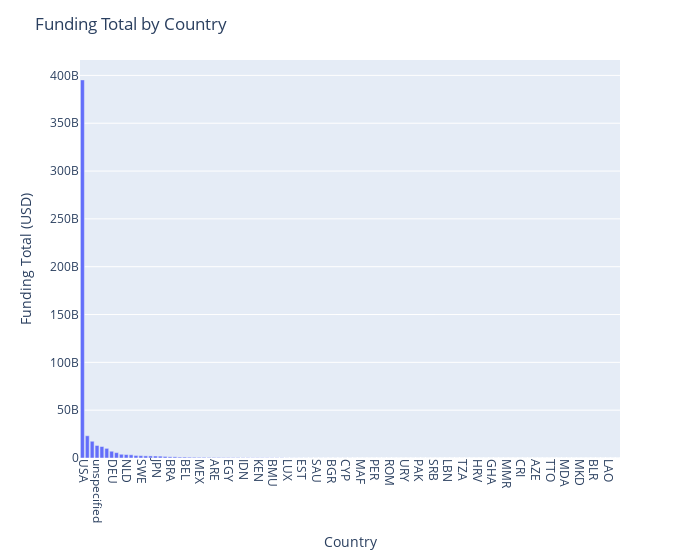

The cell this chart's notebook holds for it:
### Markdown cell above
### What are the `funding totals by country`?

### Code cell
# Calculate funding total by country
funding_by_country = data.groupby('country_code')['funding_total_usd'].sum().sort_values(ascending=False)

# Create a bar plot using Plotly
fig = px.bar(x=funding_by_country.index, y=funding_by_country.values)

# Set the plot title and axis labels
fig.update_layout(title='Funding Total by Country', xaxis_title='Country', yaxis_title='Funding Total (USD)')

# Rotate x-axis labels for better readability
fig.update_xaxes(tickangle=90)

# Adjust the width of the figure
fig.update_layout(width=700)

# Display the plot
fig.show()

### Figure 1 — Plotly figure (JSON) as saved in the notebook; plotly's stock layout.template omitted (floating-point values rounded to 4 significant figures)
{"data": [{"alignmentgroup": "True", "hovertemplate": "x=%{x}<br>y=%{y}<extra></extra>", "legendgroup": "", "marker": {"color": "#636efa", "pattern": {"shape": ""}}, "name": "", "offsetgroup": "", "orientation": "v", "showlegend": false, "textposition": "auto", "type": "bar", "x": ["USA", "CHN", "GBR", "unspecified", "IND", "CAN", "DEU", "ISR", "FRA", "NLD", "ESP", "RUS", "SWE", "CHE", "IRL", "JPN", "AUS", "SGP", "BRA", "MYS", "FIN", "BEL", "DNK", "ITA", "MEX", "KOR", "TWN", "ARE", "NZL", "TUR", "EGY", "HKG", "AUT", "IDN", "NOR", "ZAF", "KEN", "CZE", "NGA", "BMU", "ARG", "VNM", "LUX", "POL", "PRT", "EST", "LTU", "CYM", "SAU", "ISL", "BGD", "BGR", "THA", "COL", "CYP", "CHL", "HUN", "MAF", "ARM", "JOR", "PER", "GIB", "PHL", "ROM", "GRC", "UKR", "URY", "MLT", "BHS", "PAK", "SVK", "LVA", "SRB", "SVN", "PAN", "LBN", "TUN", "MAR", "TZA", "UGA", "NIC", "HRV", "BWA", "SOM", "GHA", "DOM", "GTM", "MMR", "DZA", "MCO", "CRI", "KHM", "SLV", "AZE", "NPL", "MUS", "TTO", "BHR", "CMR", "MDA", "UZB", "ECU", "MKD", "SYC", "JAM", "BLR", "OMN", "JEY", "LAO", "BRN", "ALB"], "xaxis": "x", "y": [395290624565, 23259526481, 17511182837, 13097175287, 12015411954, 10079925314, 7092057785, 5609173528, 3927641467, 3595765141, 3352972665, 2665140483, 2458298924, 2233107869, 2183121243, 2085613848, 1952547995, 1626320669, 1252841921, 1210499061, 965303683, 961771138, 838324662, 744191226, 690023614, 688580323, 600987850, 560654250, 558501978, 442597193, 430369796, 417645497, 393976274, 312761185, 294517683, 285422001, 278834922, 270038076, 258837400, 225000000, 224973161, 212600000, 108145791, 97403992, 93663610, 70828689, 62365599, 58507832, 54833465, 49215032, 48098974, 47751723, 47715350, 46013979, 43299481, 41886224, 32193246, 29220000, 26812976, 26023364, 24737616, 19944912, 19744287, 19007880, 17635631, 17206000, 11865000, 11802720, 10100000, 9586000, 6865010, 6141402, 5530874, 5514303, 5128000, 4528000, 3970000, 3200000, 3017000, 2964000, 2819200, 2781067, 2251000, 2000000, 1749615, 1208264, 893600, 700000, 658812, 657000, 497000, 480000, 440000, 372000, 300000, 200000, 150000, 121269, 119561, 93400, 90000, 40000, 38484, 35000, 32000, 30000, 10000, 0, 0, 0, 0], "yaxis": "y"}], "layout": {"barmode": "relative", "legend": {"tracegroupgap": 0}, "margin": {"t": 60}, "title": {"text": "Funding Total by Country"}, "width": 700, "xaxis": {"anchor": "y", "domain": [0, 1], "tickangle": 90, "title": {"text": "Country"}}, "yaxis": {"anchor": "x", "domain": [0, 1], "title": {"text": "Funding Total (USD)"}}}}
